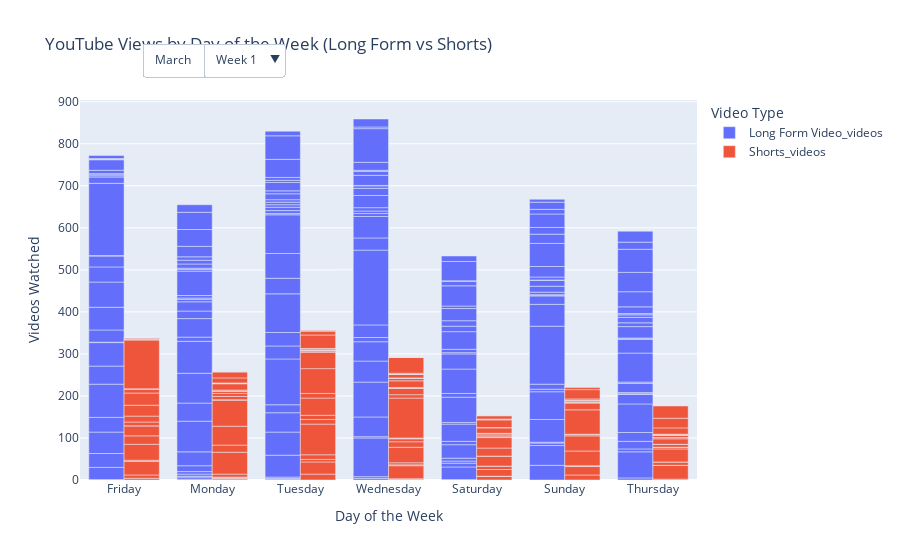

Here is the notebook cell this chart was saved with:
### Code cell
import plotly.express as px
import plotly.graph_objects as go

# Assuming 'pivoted_views' has columns for 'month', 'week_of_month', 'day_of_week', 'Long Form Video_videos', and 'Shorts_videos'

# Prepare the plotly bar chart
fig = px.bar(pivoted_views,
             x='day_of_week',
             y=['Long Form Video_videos', 'Shorts_videos'],
             color='variable',  # Automatically distinguishes between Long Form and Shorts
             title='YouTube Views by Day of the Week (Long Form vs Shorts)',
             labels={'day_of_week': 'Day of the Week', 'variable': 'Video Type', 'value': 'Videos Watched'},
             barmode='group')

# Create a month filter dropdown
month_buttons = [
    {'label': month,
     'method': 'relayout',
     'args': [{'xaxis.range': [0, len(pivoted_views[pivoted_views['month'] == month])]}]}
    for month in pivoted_views['month'].unique()
]

# Update layout for the month dropdown filter
fig.update_layout(
    updatemenus=[
        {
            'buttons': month_buttons,
            'direction': 'down',
            'showactive': True,
            'active': 0,  # Default to the first month in the list
            'x': 0.1,  # Adjusts the position of the dropdown
            'y': 1.15,  # Adjusts the position of the dropdown
            'xanchor': 'left',
            'yanchor': 'top'
        },
        {
            'buttons': [
                {'label': f'Week {week}', 'method': 'relayout', 'args': [{'xaxis.range': [0, len(pivoted_views[pivoted_views["week_of_month"] == week])]}]}
                for week in range(1, 5)
            ],
            'direction': 'down',
            'showactive': True,
            'active': 0,  # Default to week 1
            'x': 0.2,  # Adjusts the position of the dropdown
            'y': 1.15,  # Adjusts the position of the dropdown
            'xanchor': 'left',
            'yanchor': 'top'
        }
    ]
)

# Show the plot
fig.show()

### Figure 1 — Plotly figure (JSON) as saved in the notebook; plotly's stock layout.template omitted (floating-point values rounded to 4 significant figures; data arrays with more than 128 entries replaced by an {"elided": "..."} marker saying what was removed)
{"data": [{"alignmentgroup": "True", "hovertemplate": "Video Type=Long Form Video_videos<br>Day of the Week=%{x}<br>Videos Watched=%{y}<extra></extra>", "legendgroup": "Long Form Video_videos", "marker": {"color": "#636efa", "pattern": {"shape": ""}}, "name": "Long Form Video_videos", "offsetgroup": "Long Form Video_videos", "orientation": "v", "showlegend": true, "textposition": "auto", "type": "bar", "x": {"elided": "186 str values"}, "xaxis": "x", "y": {"elided": "186 int values"}, "yaxis": "y"}, {"alignmentgroup": "True", "hovertemplate": "Video Type=Shorts_videos<br>Day of the Week=%{x}<br>Videos Watched=%{y}<extra></extra>", "legendgroup": "Shorts_videos", "marker": {"color": "#EF553B", "pattern": {"shape": ""}}, "name": "Shorts_videos", "offsetgroup": "Shorts_videos", "orientation": "v", "showlegend": true, "textposition": "auto", "type": "bar", "x": {"elided": "186 str values"}, "xaxis": "x", "y": {"elided": "186 int values"}, "yaxis": "y"}], "layout": {"barmode": "group", "legend": {"title": {"text": "Video Type"}, "tracegroupgap": 0}, "title": {"text": "YouTube Views by Day of the Week (Long Form vs Shorts)"}, "updatemenus": [{"active": 0, "buttons": [{"args": [{"xaxis.range": [0, 5]}], "label": "March", "method": "relayout"}, {"args": [{"xaxis.range": [0, 2]}], "label": "April", "method": "relayout"}, {"args": [{"xaxis.range": [0, 28]}], "label": "May", "method": "relayout"}, {"args": [{"xaxis.range": [0, 28]}], "label": "June", "method": "relayout"}, {"args": [{"xaxis.range": [0, 28]}], "label": "July", "method": "relayout"}, {"args": [{"xaxis.range": [0, 26]}], "label": "August", "method": "relayout"}, {"args": [{"xaxis.range": [0, 27]}], "label": "September", "method": "relayout"}, {"args": [{"xaxis.range": [0, 28]}], "label": "October", "method": "relayout"}, {"args": [{"xaxis.range": [0, 14]}], "label": "November", "method": "relayout"}], "direction": "down", "showactive": true, "x": 0.1, "xanchor": "left", "y": 1.15, "yanchor": "top"}, {"active": 0, "buttons": [{"args": [{"xaxis.range": [0, 49]}], "label": "Week 1", "method": "relayout"}, {"args": [{"xaxis.range": [0, 47]}], "label": "Week 2", "method": "relayout"}, {"args": [{"xaxis.range": [0, 47]}], "label": "Week 3", "method": "relayout"}, {"args": [{"xaxis.range": [0, 43]}], "label": "Week 4", "method": "relayout"}], "direction": "down", "showactive": true, "x": 0.2, "xanchor": "left", "y": 1.15, "yanchor": "top"}], "xaxis": {"anchor": "y", "domain": [0, 1], "title": {"text": "Day of the Week"}}, "yaxis": {"anchor": "x", "domain": [0, 1], "title": {"text": "Videos Watched"}}}}
